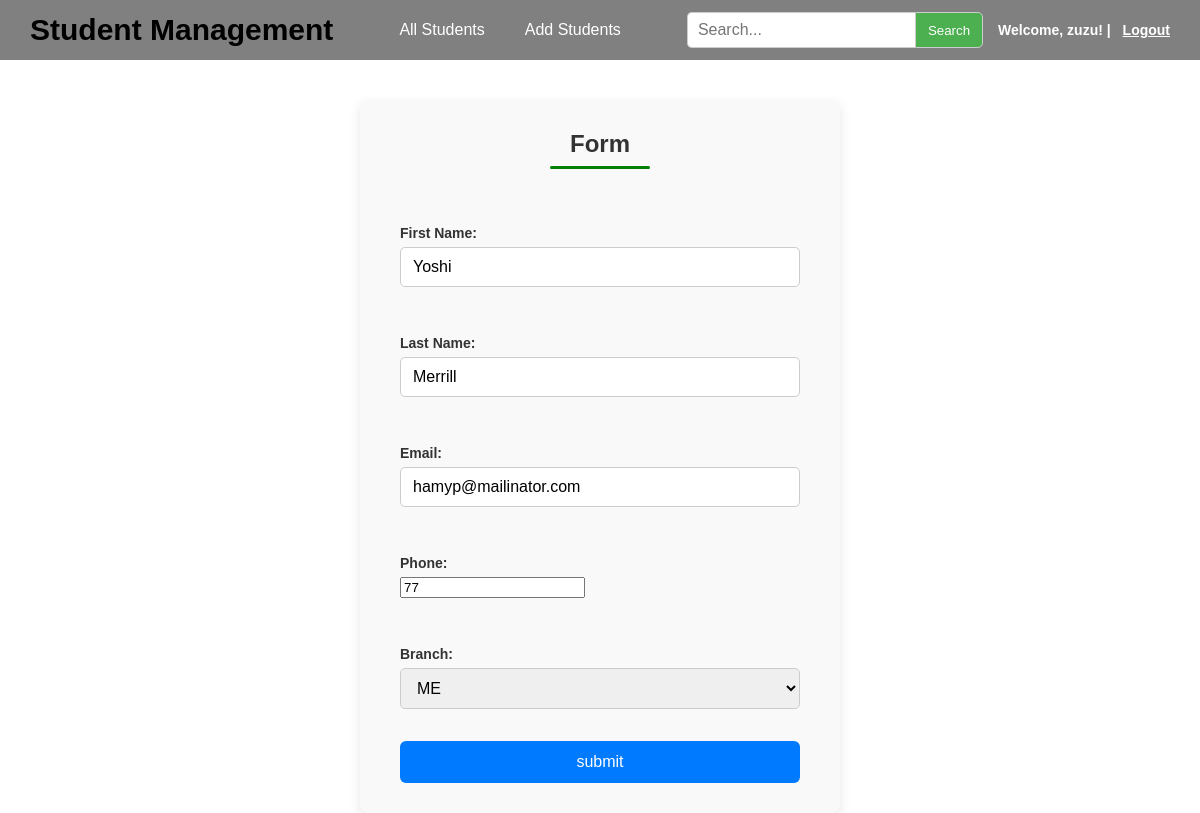
Page /update/9 (signed in) on the committed database.
### student/models.py (models this page shows)
class Student(models.Model):
    fname=models.CharField(max_length=30)
    lname=models.CharField(max_length=30)
    email=models.EmailField()
    phone=models.PositiveIntegerField()
    branch=models.CharField(max_length=20,choices=CHOICES)

### student/views.py (the view)
# urls.py: path('update/<int:id>',views.update,name='update'),
@login_required
def update(request,id):
    if request.method =='POST':
        student=Student.objects.get(pk=id)
        fm=StudentInfoForm(request.POST,instance=student)
        if fm.is_valid():
            fm.save()
            return HttpResponseRedirect('/')
    else:
        student=Student.objects.get(pk=id)
        fm=StudentInfoForm(instance=student)
        return render(request, 'manage/stdupd.html',{'form':fm})

### student/forms.py
class StudentInfoForm(forms.ModelForm):
    class Meta:
        model=Student
        fields='__all__'
        labels={'fname':'First Name','lname':'Last Name','email':'Email'
                ,'phone':'Phone'}
        widgets={
            'fname': forms.TextInput(attrs={'class':'form1'}),
            'lname': forms.TextInput(attrs={'class':'form1'}),
            'email': forms.EmailInput(attrs={'class':'form1'}),
            'phone': forms.NumberInput(attrs={'class':'form1'}),
            'branch': forms.Select(attrs={'class':'form1'})
        }

### templates/manage/stdupd.html (shortened to what this page needs)
{%load static%}
<!DOCTYPE html>
<html lang="en">
<head>
    <link rel="stylesheet" href="{%static 'manage/manage.css'%}">
</head>
<body>
    {%include 'manage/navbar.html'%}
    <div class="form">
        <form class='inform' action="" method="post">
            <h3>Form</h3>
            {{form.as_p}}
            <input class='formbuts' type="submit" value="submit" >
        </form>
    </div>
</body>
</html>

### templates/manage/navbar.html (shortened to what this page needs)
<div class="navbar">
  <div class="logo">
    <h1>Student Management</h1>
  </div>
  <div class="nav-links">
    <a href="{%url 'home' %}">All Students</a>
    <a href="{%url 'add'%}">Add Students</a>
  </div>
    <form class=sbox action="{%url 'search'%}" method="post">
        <div class="search-bar">
          <input type="text" placeholder="Search..." name="output">
          <button type="submit">Search</button>
        </div>
    </form>
    <div class="user-info">
    {% if user.is_authenticated %}
      Welcome, {{ user.username }}! |
      <a href="{% url 'logout' %}">Logout</a>
    {% else %}
      <a href="{% url 'login' %}">Login</a> |
      <a href="{% url 'register' %}">Register</a>
    {% endif %}
  </div>
</div>

### static/manage/manage.css (style rules this page uses)
html,body { height: 100%; }
body { margin: 0; font-family: Arial, sans-serif; position: relative; }
.navbar { display: flex; align-items: center; height: 60px; background-color: grey; padding: 0 30px; position: relative; gap: 15px; }
.logo h1 { margin: 0; font-size: 30px; color: black; }
.nav-links { display: flex; justify-content: center; flex-grow: 1; gap: 20px; height: 100%; }
.nav-links a { text-decoration: none; color: white; display: flex; align-items: center; padding: 0 10px; }
a { text-decoration: none; color:white; }
.inform { max-width: 400px; margin: 40px auto; padding: 30px 40px; background-color: #f9f9f9; border-radius: 8px; box-shadow: 0 4px 12px rgba(0,0,0,0.1); font-family: Arial, sans-serif; display: flex; flex-direction: column; gap: 16px; }
.inform h3 { margin-top: 0; color: #333; font-weight: 700; font-size: 24px; text-align: center; }
form label { font-weight: 600; color: #333; font-size: 14px; display: block; margin-bottom: 6px; }
form input[type="text"], form input[type="email"], form input[type="password"], form select, form textarea { width: 100%; padding: 10px 12px; font-size: 16px; border: 1px solid #ccc; border-radius: 5px; box-sizing: border-box; outline: none; transition: border-color 0.3s ease, box-shadow 0.3s ease; }
.formbuts { padding: 12px; background-color: #007BFF; color: white; border: none; font-size: 16px; border-radius: 6px; cursor: pointer; transition: background-color 0.3s ease; }
.inform h3::after { content: ""; display: block; margin: 8px auto 0; width: 100px; border-bottom: 3px solid green; border-radius: 5px; }
.search-bar { display: flex; align-items: center; gap: 0; }
.search-bar input[type="text"] { padding: 6px 10px; border: 1px solid #ccc; border-right: none; border-radius: 5px 0 0 5px; outline: none; height: 36px; }
.search-bar button { padding: 6px 12px; border: 1px solid #ccc; background-color: #4CAF50; color: white; border-radius: 0 5px 5px 0; height: 36px; cursor: pointer; }
.user-info { margin-left: auto; color: white; font-weight: 600; font-family: Arial, sans-serif; font-size: 14px; }
.user-info a { color: white; text-decoration: underline; margin-left: 8px; }

### rows in the picture
Student: fname "Yoshi", lname "Merrill", email "hamyp@mailinator.com", phone "77", branch "ME"

### other values in the picture
{{ user.username }} "zuzu"
